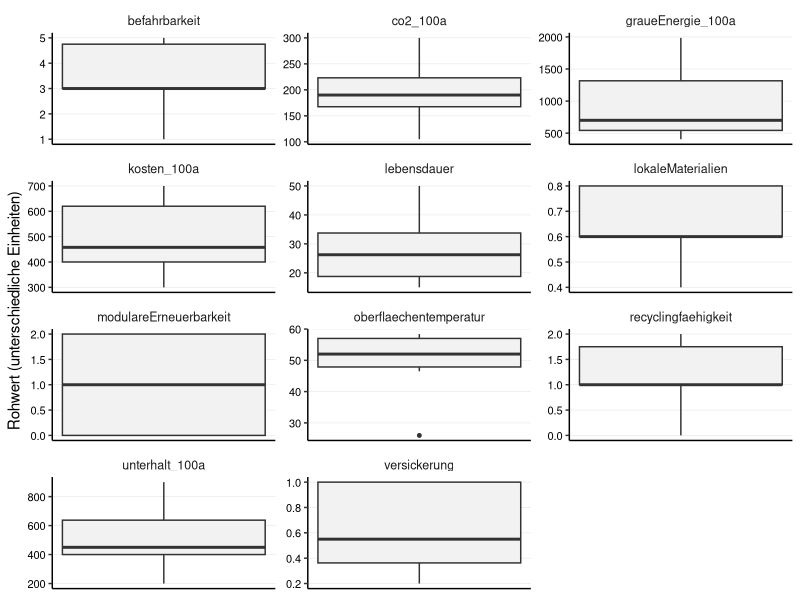

This chart was generated by the following R code: (Note: this script raises an error after producing the figure.)
## ---- chunk 1

library(tidyverse)
library(readr)
library(ggplot2)
library(forcats)
library(tidytext)
library(patchwork)

## ---- chunk 2

## 1. Daten Importieren

# Liest die Rohdaten für die Beläge ein
df_belaege_raw <- read_delim(
  "01_data_input/Belaege_tidy.csv",
  delim = ";"
)

# Liest die Gewichtungen für alle vier Szenarien ein
weights_s0_raw <- read_delim(
  "01_data_input/Belaege_Gewichtung_Szenario0.csv",
  delim = ";"
)
weights_s1_raw <- read_delim(
  "01_data_input/Belaege_Gewichtung_Szenario1.csv",
  delim = ";"
)
weights_s2_raw <- read_delim(
  "01_data_input/Belaege_Gewichtung_Szenario2.csv",
  delim = ";"
)
weights_s3_raw <- read_delim(
  "01_data_input/Belaege_Gewichtung_Szenario3.csv",
  delim = ";"
)
## ---- chunk 3
#| include: false
# --- PRÜFUNG BLOCK 1 ---

print("--- 1. Check: Spaltennamen Beläge (Sind alle Spaltennamen da?) ---")
colnames(df_belaege_raw)

print("--- 2. Check: Gewichtung S0 (Wurden Spalten getrennt?) ---")
head(weights_s0_raw)

print("--- 3. Check: Gewichtung S3 (Zur Sicherheit) ---")
head(weights_s3_raw)

## ---- chunk 4
# A. Bereinigung der Rohdaten (Belaege_normiert.csv)
df_belaege <- df_belaege_raw %>%
  select(belagskategorie, option, everything()) 

# B. Bereinigung der Gewichtungen (ALLE SZENARIEN)
# Wir fügen den Roh-Dateien die Szenario-Namen hinzu
df_weights_s0 <- weights_s0_raw %>%
  mutate(szenario = "Szenario 0: Baseline (IST)")
df_weights_s1 <- weights_s1_raw %>%
  mutate(szenario = "Szenario 1: Forschungsfokus")
df_weights_s2 <- weights_s2_raw %>%
  mutate(szenario = "Szenario 2: Radikale Vermeidung")
df_weights_s3 <- weights_s3_raw %>%
  mutate(szenario = "Szenario 3: Radikaler Lebenszyklus")

# Jetzt binden wir sie zu einer finalen Gewichtungs-Tabelle zusammen
df_weights <- bind_rows(df_weights_s0, df_weights_s1, df_weights_s2, df_weights_s3) %>%
  # Berechne das Gesamtgewicht (gewicht) aus den Rohspalten,
  mutate(
    gewicht = group_weight * within_group_weight
  ) %>%
   # umbenennen für den Join
  rename(
    bewertungskategorie = criterion_id
  ) %>%
  # Auswählen der Spalten, die der Rest des Skripts braucht
  select(szenario, bewertungskategorie, gewicht, group_id)

## ---- chunk 5
#| include: false
# --- PRÜFUNG BLOCK 2 ---

print(df_weights, n = 44)

print("--- Check: Stichprobe der Gewichte ---")
# Zeig mir mal S0 und S3 im Vergleich für Kosten
df_weights %>% 
  filter(bewertungskategorie == "initialkosten_100a") %>%
  select(szenario, gewicht)

## ---- chunk 6
# 3.1 Wide-to-Long
df_belaege_long <- df_belaege %>%
  pivot_longer(
    cols = where(is.numeric), 
    names_to = "bewertungskategorie", 
    values_to = "wert"
  )

# 3.2 JOIN mit Gewichtung
# WICHTIG: Wir nutzen left_join. 
# Alles was in der Gewichtungstabelle fehlt (wie 'initialkosten'), bekommt hier gewicht = NA.
df_belaege_joined <- df_belaege_long %>%
  left_join(df_weights, by = "bewertungskategorie", relationship = "many-to-many")

## ---- chunk 7
#| include: false
# --- PRÜFUNG BLOCK 3 ---

print(df_belaege_joined, n = 44)

print("--- Check: Hat 'initialkosten' KEIN Gewicht (NA)? ---")
df_belaege_joined %>%
  filter(bewertungskategorie == "initialkosten") %>%
  select(szenario, bewertungskategorie, gewicht) %>%
  distinct() %>%
  head(2) # Sollte NA zeigen (oder leer sein, falls S0)

print("--- Check: Hat 'initialkosten_100a' ein Gewicht? ---")
df_belaege_joined %>%
  filter(bewertungskategorie == "initialkosten_100a") %>%
  filter(szenario == "Szenario 0: Baseline (IST)") %>%
  select(szenario, bewertungskategorie, gewicht) %>%
  distinct() %>%
  head(2) # Sollte 0.1 zeigen

## ---- chunk 8
# -------------------------------------------------------
# TEIL 1: Boxplot der Rohwerte (Überblick)  (Scientific Style)
# -------------------------------------------------------
# Hinweis: Da die Einheiten gemischt sind, nutzen wir facet_wrap mit freien Skalen.
plot_rohwerte <- ggplot(df_belaege_long, aes(y = wert)) +
  geom_boxplot(fill = "grey95", width = 0.5, outlier.size = 1) +
  
  # Facetten für jedes Kriterium
  facet_wrap(~bewertungskategorie, scales = "free", ncol = 3) +
  
  labs(
    title = NULL, 
    subtitle = NULL,
    x = NULL,
    y = "Rohwert (unterschiedliche Einheiten)"
  ) +
  
  theme_classic(base_size = 11) +
  
  theme(
    # Nur horizontale Gitterlinien (y) sind wichtig zum Ablesen der Werte
    panel.grid.major.y = element_line(color = "grey90", linewidth = 0.2),
    panel.grid.major.x = element_blank(),
    
    # Facetten-Label
    strip.background = element_blank(),
    strip.text = element_text(face = "plain", size = 9),
    
    # Y-Achse (Werte) MUSS sichtbar sein:
    axis.text.y = element_text(size = 8, color = "black"), 
    
    # X-Achse (unten) kann leer sein:
    axis.text.x = element_blank(),
    axis.ticks.x = element_blank()
  )

# print(plot_rohwerte)

## ---- chunk 9
#| include: false
# Speicher des Plots
ggsave("02_export/plots/check_01_rohwerte_verteilung_belaege.png", 
       plot = plot_rohwerte, width = 10, height = 8, dpi = 300)

## ---- chunk 10
#| label: fig-lebenszyklus-final-clean
#| fig.width: 10
#| fig.height: 12
#| out.width: "100%"
#| warning: false


# -------------------------------------------------------
# TEIL 2: KOSTEN (Gestapelt: Erneuerungszyklen + Unterhalt)
# -------------------------------------------------------

# 1. Daten vorbereiten
df_kosten_calc <- df_belaege %>%
  select(belagskategorie, option, initialkosten, initialkosten_100a, unterhalt_100a) %>%
  mutate(
    n_zyklen = round(initialkosten_100a / initialkosten),
    total_kosten = initialkosten_100a + unterhalt_100a
  )

# 2. Datensatz "aufblasen"
df_invest_expanded <- df_kosten_calc %>%
  uncount(n_zyklen) %>%
  mutate(
    kostenart = "Investitionskosten (pro Erneuerungszyklus)",
    wert = initialkosten,
    label_text = as.character(round(initialkosten, 0))
  )

df_unterhalt <- df_kosten_calc %>%
  mutate(
    kostenart = "Unterhaltskosten (kumuliert 100a)",
    wert = unterhalt_100a,
    label_text = as.character(round(unterhalt_100a, 0)) 
  )

df_plot_kosten_final <- bind_rows(df_invest_expanded, df_unterhalt) %>%
  mutate(option_sortiert = reorder(option, initialkosten_100a + unterhalt_100a)) %>%
  mutate(kosten_label = fct_relevel(kostenart, 
                                    "Unterhaltskosten (kumuliert 100a)", 
                                    "Investitionskosten (pro Erneuerungszyklus)"))

# 3. Plot Kosten erstellen
plot_kosten_stacked <- ggplot(df_plot_kosten_final, 
       aes(x = option_sortiert, y = wert, fill = kosten_label)) +
  
  # Balken mit weissen Trennlinien
  geom_col(width = 0.7, color = "white", linewidth = 0.3) + 
  
  # Beschriftung: Mittig im Block
  geom_text(aes(label = label_text), 
            position = position_stack(vjust = 0.5), 
            size = 2.5, 
            color = "white") +
  
  scale_fill_manual(values = c(
    "Investitionskosten (pro Erneuerungszyklus)" = "#084594", 
    "Unterhaltskosten (kumuliert 100a)" = "#9ecae1"
  )) +
  
  scale_y_continuous(breaks = seq(0, 3000, 200)) + 
  scale_x_discrete(labels = function(x) stringr::str_wrap(x, width = 20)) +
  
  labs(
    title = NULL,
    x = NULL,
    y = "Kosten [CHF/m²]",
    fill = NULL 
  ) +
  
  theme_classic(base_size = 11) +
  
  theme(
    legend.position = "bottom",
    panel.grid.major.y = element_line(color = "grey90", linewidth = 0.2),
    panel.grid.major.x = element_blank(),
    axis.text.x = element_text(angle = 45, hjust = 1, size = 10, color = "black"),
    axis.text.y = element_text(size = 10, color = "black"),
    plot.margin = margin(t = 5, r = 5, b = 10, l = 5, unit = "mm")
  ) +
  guides(fill = guide_legend(reverse = TRUE))

# print(plot_kosten_stacked)
## ---- chunk 11
#| include: false
# Speichern Kosten
ggsave("02_export/plots/Abb_Lebenszyklus_Kosten_Stacked_Zyklen.png", 
       plot = plot_kosten_stacked, width = 8, height = 8, dpi = 300)
## ---- chunk 12
# -------------------------------------------------------
# TEIL 3: UMWELT (Korrigiert: Beschriftung überall an)
# -------------------------------------------------------

# --- Plot A: CO2-Emissionen ---
df_co2 <- df_belaege %>%
  select(belagskategorie, option, wert = co2_100a) %>%
  mutate(kategorie = fct_relevel(belagskategorie, "Asphalt", "Pflaster", "Sickerbeläge")) %>%
  mutate(option_sortiert = reorder(option, wert))

p_co2 <- ggplot(df_co2, aes(x = option_sortiert, y = wert, fill = kategorie)) + 
  geom_col(width = 0.7) + 
  
  scale_fill_manual(values = c("Asphalt" = "#084594", "Pflaster" = "#4292c6", "Sickerbeläge" = "#9ecae1")) +
  
  scale_y_continuous(breaks = seq(0, 1000, 50)) +
  
  scale_x_discrete(labels = function(x) stringr::str_wrap(x, width = 20)) +
  
  # Titel angepasst (kein X-Titel, aber Y-Titel)
  labs(title = "CO\u2082-Emissionen (100a)", y = "kg CO\u2082-eq/m\u00B2", x = NULL) +
  
  theme_classic(base_size = 11) +
  theme(
    legend.position = "none", 
    plot.title = element_text(face = "plain", size = 11, hjust = 0),
    axis.title.y = element_text(face = "plain", size = 10, color = "black"),
    panel.grid.major.y = element_line(color = "grey90", linewidth = 0.2), 
    panel.grid.major.x = element_blank(),
    
    # HIER GEÄNDERT: Beschriftung wieder EINSCHALTEN!
    axis.text.x = element_text(angle = 45, hjust = 1, size = 10, color = "black"),
    
    # Margin unten erhöhen, damit Platz für den Text ist
    plot.margin = margin(t = 5, r = 5, b = 10, l = 5, unit = "mm")
  )


# --- Plot B: Graue Energie ---
df_grau <- df_belaege %>%
  select(belagskategorie, option, wert = graueEnergie_100a) %>%
  mutate(kategorie = fct_relevel(belagskategorie, "Asphalt", "Pflaster", "Sickerbeläge")) %>%
  mutate(option_sortiert = reorder(option, wert))

p_grau <- ggplot(df_grau, aes(x = option_sortiert, y = wert, fill = kategorie)) + 
  geom_col(width = 0.7) + 
  
  scale_fill_manual(values = c("Asphalt" = "#084594", "Pflaster" = "#4292c6", "Sickerbeläge" = "#9ecae1")) +
  
  scale_y_continuous(breaks = seq(0, 4000, 200)) +
  
  scale_x_discrete(labels = function(x) stringr::str_wrap(x, width = 20)) +
  
  labs(title = "Graue Energie (100a)", y = "kWh/m\u00B2", x = NULL, fill = "Belagskategorie") +
  
  theme_classic(base_size = 11) +
  theme(
    legend.position = "bottom",
    plot.title = element_text(face = "plain", size = 11, hjust = 0),
    axis.title.y = element_text(face = "plain", size = 10, color = "black"),
    panel.grid.major.y = element_line(color = "grey90", linewidth = 0.2), 
    panel.grid.major.x = element_blank(),
    
    axis.text.x = element_text(angle = 45, hjust = 1, size = 10, color = "black"),
    
    plot.margin = margin(t = 10, r = 5, b = 5, l = 5, unit = "mm")
  )

# --- Zusammenfügen ---
# Patchwork regelt das Layout automatisch. 
# Da p_co2 jetzt Text unten hat, brauchen wir ggf. etwas mehr Gesamthöhe beim Speichern.
plot_umwelt_combined <- p_co2 / p_grau

# print(plot_umwelt_combined)
## ---- chunk 13
#| include: false
ggsave("02_export/plots/Abb_Belaege_Umwelt_clean.png", 
       plot = plot_umwelt_combined, width = 10, height = 14, dpi = 300)
## ---- chunk 14
# 5.1 Definieren: Wo ist "weniger" besser?
kriterien_lower_is_better <- c(
  "initialkosten", 
  "initialkosten_100a", 
  "unterhalt_100a", 
  "co2_100a", 
  "graueEnergie_100a",
  "oberflaechentemperatur" 
)

# 5.2 Min-Max-Skalierung
# Wir normieren ALLES (auch ungewichtete Infos), damit wir sie plotten können.
# WICHTIG: Hier NICHT nach Gewicht filtern, sonst verschwinden die Initialkosten!
df_belaege_normalized <- df_belaege_joined %>%
  filter(!is.na(wert)) %>% # Nur Zeilen ohne Werte löschen
  group_by(bewertungskategorie) %>%
  mutate(
    min_wert = min(wert, na.rm = TRUE),
    max_wert = max(wert, na.rm = TRUE),
    # Berechnung des Scores
    score_normiert = case_when(
      # Sonderfall: Wenn Min und Max gleich sind (alle gleich gut) -> Score 1
      (max_wert - min_wert) == 0 ~ 1,
      # Normale Skalierung (higher is better)
      !(bewertungskategorie %in% kriterien_lower_is_better) ~ (wert - min_wert) / (max_wert - min_wert),
      # Invertierte Skalierung (lower is better)
      bewertungskategorie %in% kriterien_lower_is_better ~ 1 - ((wert - min_wert) / (max_wert - min_wert))
    )
  ) %>%
ungroup()

## ---- chunk 15
#| include: false
# --- PRÜFUNG BLOCK 5 ---

print("--- Check: Sind alle Kriterien da (auch die ohne Gewicht) und ist der Score Normiert zwischen 0 und 1? ---")
df_min_max_check <- df_belaege_normalized %>%
  select(bewertungskategorie, min_wert, max_wert, score_normiert) %>%
  distinct()

print(df_min_max_check)

print("--- Check: Haben 'initialkosten' einen Score bekommen? ---")
# Wir testen eine Zeile stichprobenartig
df_belaege_normalized %>%
  filter(bewertungskategorie == "initialkosten") %>%
  select(option, wert, score_normiert) %>%
  head(3)

# Prüfen, ob der Join geklappt hat (Gewicht da?):
print("--- Check Gewicht für Kosten ---")
df_belaege_normalized %>%
  filter(bewertungskategorie %in% c("initialkosten", "initialkosten_100a")) %>%
  select(szenario, bewertungskategorie, gewicht) %>%
  distinct() %>%
  print()
## ---- chunk 16
# Boxplot der normierten Scores (Scientific Style)
# Ziel: Überprüfen, ob die Min-Max-Skalierung funktioniert hat.
# Alle Boxplots müssen zwischen 0 und 1 liegen.

plot_normiert <- ggplot(df_belaege_normalized, aes(x = bewertungskategorie, y = score_normiert)) +
  geom_boxplot(fill = "grey90", width = 0.6, outlier.colour = "black", outlier.size = 1) +
  
  coord_flip() +
  
  # Fixe Skala 0-1
  scale_y_continuous(limits = c(0, 1), expand = c(0, 0.05)) +
  
  labs(
    title = NULL,
    subtitle = NULL,
    x = NULL, # Kriterien-Namen stehen an der Achse
    y = "Normierter Score (0 = schlecht, 1 = ideal)"
  ) +
  
  theme_classic(base_size = 11) +
  
  theme(
    # Gitterlinien: Vertikal wichtig (um 0.5 etc. zu sehen), Horizontal weg
    panel.grid.major.x = element_line(color = "grey90", linewidth = 0.2),
    panel.grid.major.y = element_blank(),
    
    # Achsen-Texte
    axis.text.y = element_text(color = "black", size = 10), # Kriterien-Namen
    axis.text.x = element_text(color = "black", size = 10)  # Zahlen 0-1
  )


#print(plot_normiert)

## ---- chunk 17
#| include: false
ggsave("02_export/plots/check_02_normierte_scores_belaege.png", 
       plot = plot_normiert, width = 10, height = 7, dpi = 300)
## ---- chunk 18
# --- PRÜFUNG BLOCK 6 ---

print("--- Check: Liegen alle Scores zwischen 0 und 1? ---")
summary(df_belaege_normalized$score_normiert)
# Min sollte >= 0.00 sein, Max <= 1.00

print("--- Check: Sind 'initialkosten' im Boxplot-Datensatz enthalten? ---")
# Wir zählen, wie viele Datenpunkte wir pro Kategorie haben
df_belaege_normalized %>%
  filter(bewertungskategorie %in% c("initialkosten", "initialkosten_100a")) %>%
  count(bewertungskategorie)
## ---- chunk 19
# 7.1 Berechnung Score pro Kriterium
df_mca_calculated <- df_belaege_normalized %>%
  # HIER filtern wir alles raus, was kein Gewicht hat (z.B. reine Initialkosten)
  filter(!is.na(gewicht)) %>% 
  mutate(MCA_score_kriterium = score_normiert * gewicht)

# 7.2 Aggregation pro Szenario
# Wir summieren die Scores pro Baum und Szenario
df_mca_total <- df_mca_calculated %>%
  group_by(szenario, belagskategorie, option) %>%
  summarise(MCA_gesamtscore = sum(MCA_score_kriterium, na.rm = TRUE), .groups = 'drop') %>%
  mutate(MCA_gesamtscore = round(MCA_gesamtscore, 5)) %>%
  # Sortierung: Erst nach Szenario, dann nach Punktzahl
  arrange(szenario, desc(MCA_gesamtscore)) 

# Anzeigen der Ergebnisse
print("--- MCA Gesamtergebnis (Auszug) ---")
print(df_mca_total, n = 20)

# 7.3 - Auswahl der "Top 3 Sieger"
# Ziel: Für jedes der 4 Szenarien die Top 3 Beläge aus dem Gesamtranking
N_BELAEGE_AUSWAEHLEN <- 3

df_sieger_belaege <- df_mca_total %>%
  group_by(szenario) %>%
  # Wählt die N besten Beläge innerhalb jedes Szenarios aus
  slice_max(MCA_gesamtscore, n = N_BELAEGE_AUSWAEHLEN) %>%
  ungroup() %>%
  # Ordnen für bessere Lesbarkeit
  arrange(szenario, desc(MCA_gesamtscore))

# Anzeigen der 12 Sieger-Optionen (4 Szenarien * 3 Beläge)
print(paste("--- Top", N_BELAEGE_AUSWAEHLEN, "Beläge pro Szenario (für Zeitstrahl-Analyse) ---"))
print(df_sieger_belaege, n = 12)

## ---- chunk 20
#| include: false
# 7.4 Export der Tabellen
write_csv2(
  df_sieger_belaege,
  file = "02_export/tables/mca_top3_belaege_pro_szenario.csv"
)
write_csv2(
  df_mca_total, 
  file = "02_export/tables/mca_rangliste_alle_szenarien.csv"
)
write_csv2(
  df_mca_calculated, 
  file = "02_export/tables/mca_details_berechnung_alle_szenarien.csv"
)

# --- PRÜFUNG BLOCK 7 ---

print("--- Check: Enthält die Berechnung noch Zeilen ohne Gewicht? ---")
# Sollte 0 Zeilen ergeben
df_mca_calculated %>% filter(is.na(gewicht)) %>% count()

print("--- Check: Plausibilität Ergebnisse (S0 Baseline) ---")
# Zeig mir die Top 3 von Szenario 0
df_sieger_belaege %>% 
  filter(szenario == "Szenario 0: Baseline (IST)") %>%
  select(option, MCA_gesamtscore)

## ---- chunk 21

# --- Datenaufbereitung für Stacked Plot (einmalig & aufgehübscht) ---
df_mca_groups_belaege_plot <- df_mca_calculated %>%
  group_by(szenario, belagskategorie, option, group_id) %>%
  summarise(gruppen_score = sum(MCA_score_kriterium, na.rm = TRUE), .groups = 'drop') %>%
  left_join(df_mca_total, by = c("szenario", "belagskategorie", "option")) %>%
  mutate(group_label_clean = case_when(
    group_id == "langlebigkeit" ~ "Langlebigkeit",
    group_id == "wirtschaftlichkeit" ~ "Wirtschaftlichkeit",
    group_id == "multifunktionale_nutzungsqualitaet" ~ "Multifunktionale Nutzungsqualität",
    group_id == "umweltwirkung" ~ "Umweltwirkung",
    group_id == "kreislauffaehigkeit" ~ "Kreislauffähigkeit",
    TRUE ~ group_id
  ))

# 1. Farben definieren (Einheitlich zur gesamten Arbeit)
colors_kategorie <- c(
  "Asphalt" = "#084594", 
  "Pflaster" = "#4292c6", 
  "Sickerbeläge" = "#9ecae1")

# 2. Farben für Kriterien-Gruppen
colors_gruppen <- c(
  "Langlebigkeit" = "#08306b",                     # Dunkelstes Blau (Zeit)
  "Wirtschaftlichkeit" = "#2171b5",                # Dunkles Mittelblau (Geld)
  "Multifunktionale Nutzungsqualität" = "#4292c6", # Mittelblau
  "Umweltwirkung" = "#9ecae1",                     # Hellblau
  "Kreislauffähigkeit" = "#deebf7"                 # Sehr helles Blau/Grau
)
## ---- chunk 22
#| label: fig-mca-plots-belaege-s0
#| fig.width: 13
#| fig.height: 8
#| out.width: "95%"
#| dpi: 300

# --- Plot 1: Ranking (Szenario 0) ---
data_s0 <- df_mca_total %>% filter(szenario == "Szenario 0: Baseline (IST)")

plot_s0_rank <- ggplot(data_s0,
       aes(x = MCA_gesamtscore,
           y = fct_reorder(option, MCA_gesamtscore), 
           fill = belagskategorie)) + 
  geom_col(width = 0.7) +
  
  scale_x_continuous(limits = c(0, 1), expand = c(0, 0.05)) + 
  scale_y_discrete(labels = function(x) stringr::str_wrap(x, width = 40)) +
  scale_fill_manual(values = colors_kategorie) +
  
  labs(
    title = NULL, 
    x = "MCA Score (0-1)", 
    y = NULL, 
    fill = "Kategorie"
  ) +

  theme_classic(base_size = 11) + 

  theme(
    legend.position = "bottom",
    panel.grid.major.y = element_blank(),
    panel.grid.major.x = element_line(color = "grey90", linewidth = 0.2),
    axis.text = element_text(color = "black"),
    plot.margin = margin(t = 5, r = 10, b = 5, l = 5, unit = "mm")
  )

# print(plot_s0_rank, width = 10, height = 7)
## ---- chunk 23
#| include: false
ggsave("02_export/plots/mca_gesamtergebnis_s0_belaege.png",
       plot = plot_s0_rank, width = 10, height = 7, dpi = 300)
## ---- chunk 24
# --- Plot 2: Stacked Detail (Szenario 0) ---
data_s0_groups <- df_mca_groups_belaege_plot %>% filter(szenario == "Szenario 0: Baseline (IST)")

plot_s0_stack <- ggplot(data_s0_groups,
       aes(x = gruppen_score,
           y = fct_reorder(option, MCA_gesamtscore), 
           fill = group_label_clean)) + 
  geom_col(position = "stack", width = 0.7) +
  
  scale_x_continuous(limits = c(0, 1), expand = c(0, 0.05)) +
  scale_y_discrete(labels = function(x) stringr::str_wrap(x, width = 40)) +
  scale_fill_manual(values = colors_gruppen) +
  
  labs(
    title = NULL, 
    x = "Beitrag zum Score", 
    y = NULL, 
    fill = "Kriteriengruppe"
  ) +
  theme_classic(base_size = 11) + 
  theme(
    legend.position = "bottom",
    legend.text = element_text(size = 9),
    legend.box = "vertical",
    panel.grid.major.y = element_blank(),
    panel.grid.major.x = element_line(color = "grey90", linewidth = 0.2),
    axis.text = element_text(color = "black"),
    plot.margin = margin(t = 5, r = 10, b = 5, l = 5, unit = "mm")
  ) +
  guides(fill = guide_legend(nrow = 2, byrow = TRUE))

# print(plot_s0_stack)
## ---- chunk 25
#| include: false
ggsave("02_export/plots/mca_detail_gruppen_s0_belaege.png",
       plot = plot_s0_stack, width = 10, height = 7, dpi = 300)
## ---- chunk 26
#| label: fig-mca-plots-belaege-s1
#| fig.width: 13
#| fig.height: 8
#| out.width: "95%"
#| dpi: 300

# --- Plot 1: Ranking (Szenario 1) ---
data_s1 <- df_mca_total %>% filter(szenario == "Szenario 1: Forschungsfokus")

plot_s1_rank <- ggplot(data_s1,
       aes(x = MCA_gesamtscore,
           y = fct_reorder(option, MCA_gesamtscore), 
           fill = belagskategorie)) + 
  geom_col(width = 0.7) +
  scale_x_continuous(limits = c(0, 1), expand = c(0, 0.05)) + 
  scale_y_discrete(labels = function(x) stringr::str_wrap(x, width = 40)) +
  scale_fill_manual(values = colors_kategorie) +
  labs(
    title = NULL, 
    x = "MCA Score (0-1)", 
    y = NULL, 
    fill = "Kategorie"
  ) +
  theme_classic(base_size = 11) + 
  theme(
    legend.position = "bottom",
    panel.grid.major.y = element_blank(),
    panel.grid.major.x = element_line(color = "grey90", linewidth = 0.2),
    axis.text = element_text(color = "black"),
    plot.margin = margin(t = 5, r = 10, b = 5, l = 5, unit = "mm")
  )

# print(plot_s1_rank)
## ---- chunk 27
#| include: false
ggsave("02_export/plots/mca_gesamtergebnis_s1_belaege.png",
       plot = plot_s1_rank, width = 10, height = 7, dpi = 300)
## ---- chunk 28
# --- Plot 2: Stacked Detail (Szenario 1) ---
data_s1_groups <- df_mca_groups_belaege_plot %>% filter(szenario == "Szenario 1: Forschungsfokus")

plot_s1_stack <- ggplot(data_s1_groups,
       aes(x = gruppen_score,
           y = fct_reorder(option, MCA_gesamtscore), 
           fill = group_label_clean)) + 
  geom_col(position = "stack", width = 0.7) +
  scale_x_continuous(limits = c(0, 1), expand = c(0, 0.05)) +
  scale_y_discrete(labels = function(x) stringr::str_wrap(x, width = 40)) +
  scale_fill_manual(values = colors_gruppen) +
  labs(
    title = NULL, 
    x = "Beitrag zum Score", 
    y = NULL, 
    fill = "Kriteriengruppe"
  ) +
  theme_classic(base_size = 11) + 
  theme(
    legend.position = "bottom",
    legend.text = element_text(size = 9), 
    legend.box = "vertical",
    panel.grid.major.y = element_blank(),
    panel.grid.major.x = element_line(color = "grey90", linewidth = 0.2),
    axis.text = element_text(color = "black"),
    plot.margin = margin(t = 5, r = 10, b = 5, l = 5, unit = "mm")
  ) +
  guides(fill = guide_legend(nrow = 2, byrow = TRUE))

# print(plot_s1_stack)
## ---- chunk 29
#| include: false
ggsave("02_export/plots/mca_detail_gruppen_s1_belaege.png",
       plot = plot_s1_stack, width = 10, height = 7, dpi = 300)
## ---- chunk 30
#| label: fig-mca-plots-belaege-s2
#| fig.width: 13
#| fig.height: 8
#| out.width: "95%"
#| dpi: 300

# --- Plot 1: Ranking (Szenario 2) ---
data_s2 <- df_mca_total %>% filter(szenario == "Szenario 2: Radikale Vermeidung")

plot_s2_rank <- ggplot(data_s2,
       aes(x = MCA_gesamtscore,
           y = fct_reorder(option, MCA_gesamtscore), 
           fill = belagskategorie)) + 
  geom_col(width = 0.7) +
  scale_x_continuous(limits = c(0, 1), expand = c(0, 0.05)) + 
  scale_y_discrete(labels = function(x) stringr::str_wrap(x, width = 40)) +
  scale_fill_manual(values = colors_kategorie) +
  labs(
    title = NULL, 
    x = "MCA Score (0-1)", 
    y = NULL, 
    fill = "Kategorie"
  ) +
  theme_classic(base_size = 11) + 
  theme(
    legend.position = "bottom",
    panel.grid.major.y = element_blank(),
    panel.grid.major.x = element_line(color = "grey90", linewidth = 0.2),
    axis.text = element_text(color = "black"),
    plot.margin = margin(t = 5, r = 10, b = 5, l = 5, unit = "mm")
  )

#print(plot_s2_rank)

## ---- chunk 31
#| include: false
ggsave("02_export/plots/mca_gesamtergebnis_s2_belaege.png",
       plot = plot_s2_rank, width = 10, height = 7, dpi = 300)
## ---- chunk 32
# --- Plot 2: Stacked Detail (Szenario 2) ---
data_s2_groups <- df_mca_groups_belaege_plot %>% filter(szenario == "Szenario 2: Radikale Vermeidung")

plot_s2_stack <- ggplot(data_s2_groups,
       aes(x = gruppen_score,
           y = fct_reorder(option, MCA_gesamtscore), 
           fill = group_label_clean)) + 
  geom_col(position = "stack", width = 0.7) +
  scale_x_continuous(limits = c(0, 1), expand = c(0, 0.05)) +
  scale_y_discrete(labels = function(x) stringr::str_wrap(x, width = 40)) +
  scale_fill_manual(values = colors_gruppen) +
  labs(
    title = NULL, 
    x = "Beitrag zum Score", 
    y = NULL, 
    fill = "Kriteriengruppe"
  ) +
  theme_classic(base_size = 11) + 
  theme(
    legend.position = "bottom",
    legend.text = element_text(size = 9), 
    legend.box = "vertical",
    panel.grid.major.y = element_blank(),
    panel.grid.major.x = element_line(color = "grey90", linewidth = 0.2),
    axis.text = element_text(color = "black"),
    plot.margin = margin(t = 5, r = 10, b = 5, l = 5, unit = "mm")
  ) +
  guides(fill = guide_legend(nrow = 2, byrow = TRUE))

# print(plot_s2_stack)
## ---- chunk 33
#| include: false
ggsave("02_export/plots/mca_detail_gruppen_s2_belaege.png",
       plot = plot_s2_stack, width = 10, height = 7, dpi = 300)

## ---- chunk 34
#| label: fig-mca-plots-belaege-s3
#| fig.width: 13
#| fig.height: 8
#| out.width: "95%"
#| dpi: 300

# --- Plot 1: Ranking (Szenario 3) ---
data_s3 <- df_mca_total %>% filter(szenario == "Szenario 3: Radikaler Lebenszyklus")

plot_s3_rank <- ggplot(data_s3,
       aes(x = MCA_gesamtscore,
           y = fct_reorder(option, MCA_gesamtscore), 
           fill = belagskategorie)) + 
  geom_col(width = 0.7) +
  scale_x_continuous(limits = c(0, 1), expand = c(0, 0.05)) + 
  scale_y_discrete(labels = function(x) stringr::str_wrap(x, width = 40)) +
  scale_fill_manual(values = colors_kategorie) +
  labs(
    title = NULL, 
    x = "MCA Score (0-1)", 
    y = NULL, 
    fill = "Kategorie"
  ) +
  theme_classic(base_size = 11) + 
  theme(
    legend.position = "bottom",
    panel.grid.major.y = element_blank(),
    panel.grid.major.x = element_line(color = "grey90", linewidth = 0.2),
    axis.text = element_text(color = "black"),
    plot.margin = margin(t = 5, r = 10, b = 5, l = 5, unit = "mm")
  )

# print(plot_s3_rank)
## ---- chunk 35
#| include: false
ggsave("02_export/plots/mca_gesamtergebnis_s3_belaege.png",
       plot = plot_s3_rank, width = 10, height = 7, dpi = 300)
## ---- chunk 36
# --- Plot 2: Stacked Detail (Szenario 3) ---
data_s3_groups <- df_mca_groups_belaege_plot %>% filter(szenario == "Szenario 3: Radikaler Lebenszyklus")

plot_s3_stack <- ggplot(data_s3_groups,
       aes(x = gruppen_score,
           y = fct_reorder(option, MCA_gesamtscore), 
           fill = group_label_clean)) + 
  geom_col(position = "stack", width = 0.7) +
  scale_x_continuous(limits = c(0, 1), expand = c(0, 0.05)) +
  scale_y_discrete(labels = function(x) stringr::str_wrap(x, width = 40)) +
  scale_fill_manual(values = colors_gruppen) +
  labs(
    title = NULL, 
    x = "Beitrag zum Score", 
    y = NULL, 
    fill = "Kriteriengruppe"
  ) +
  theme_classic(base_size = 11) + 
  theme(
    legend.position = "bottom",
    legend.text = element_text(size = 9), 
    legend.box = "vertical",
    panel.grid.major.y = element_blank(),
    panel.grid.major.x = element_line(color = "grey90", linewidth = 0.2),
    axis.text = element_text(color = "black"),
    plot.margin = margin(t = 5, r = 10, b = 5, l = 5, unit = "mm")
  ) +
  guides(fill = guide_legend(nrow = 2, byrow = TRUE))

# print(plot_s3_stack)
## ---- chunk 37
#| include: false
ggsave("02_export/plots/mca_detail_gruppen_s3_belaege.png",
       plot = plot_s3_stack, width = 10, height = 7, dpi = 300)
